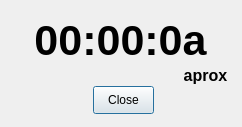
<?xml version="1.0" encoding="UTF-8"?>
<ui version="4.0">
 <class>formTimerTxt</class>
 <widget class="QDialog" name="formTimerTxt">
  <property name="geometry">
   <rect>
    <x>0</x>
    <y>0</y>
    <width>242</width>
    <height>127</height>
   </rect>
  </property>
  <property name="windowTitle">
   <string>Remainder Time to Start</string>
  </property>
  <widget class="QLabel" name="label">
   <property name="geometry">
    <rect>
     <x>0</x>
     <y>0</y>
     <width>241</width>
     <height>81</height>
    </rect>
   </property>
   <property name="font">
    <font>
     <pointsize>32</pointsize>
     <weight>75</weight>
     <bold>true</bold>
    </font>
   </property>
   <property name="styleSheet">
    <string notr="true"/>
   </property>
   <property name="text">
    <string>00:00:0a</string>
   </property>
   <property name="textFormat">
    <enum>Qt::PlainText</enum>
   </property>
   <property name="alignment">
    <set>Qt::AlignCenter</set>
   </property>
  </widget>
  <widget class="QPushButton" name="pushButton">
   <property name="geometry">
    <rect>
     <x>93</x>
     <y>86</y>
     <width>61</width>
     <height>28</height>
    </rect>
   </property>
   <property name="text">
    <string>Close</string>
   </property>
  </widget>
  <widget class="QLabel" name="label_2">
   <property name="geometry">
    <rect>
     <x>170</x>
     <y>60</y>
     <width>71</width>
     <height>31</height>
    </rect>
   </property>
   <property name="font">
    <font>
     <pointsize>12</pointsize>
     <weight>75</weight>
     <bold>true</bold>
    </font>
   </property>
   <property name="styleSheet">
    <string notr="true"/>
   </property>
   <property name="text">
    <string>aprox</string>
   </property>
   <property name="textFormat">
    <enum>Qt::PlainText</enum>
   </property>
   <property name="alignment">
    <set>Qt::AlignCenter</set>
   </property>
  </widget>
 </widget>
 <resources/>
 <connections/>
</ui>
